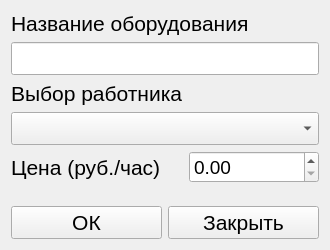
<?xml version="1.0" encoding="UTF-8"?>
<ui version="4.0">
 <class>Form</class>
 <widget class="QWidget" name="Form">
  <property name="geometry">
   <rect>
    <x>0</x>
    <y>0</y>
    <width>330</width>
    <height>250</height>
   </rect>
  </property>
  <property name="minimumSize">
   <size>
    <width>330</width>
    <height>250</height>
   </size>
  </property>
  <property name="maximumSize">
   <size>
    <width>330</width>
    <height>250</height>
   </size>
  </property>
  <property name="windowTitle">
   <string>Оборудование</string>
  </property>
  <layout class="QGridLayout" name="gridLayout">
   <item row="6" column="0" colspan="2">
    <layout class="QHBoxLayout" name="horizontalLayout">
     <item>
      <widget class="QPushButton" name="ok">
       <property name="font">
        <font>
         <pointsize>16</pointsize>
        </font>
       </property>
       <property name="text">
        <string>ОК</string>
       </property>
      </widget>
     </item>
     <item>
      <widget class="QPushButton" name="close">
       <property name="font">
        <font>
         <pointsize>16</pointsize>
        </font>
       </property>
       <property name="text">
        <string>Закрыть</string>
       </property>
      </widget>
     </item>
    </layout>
   </item>
   <item row="2" column="0">
    <widget class="QLabel" name="worker_label">
     <property name="font">
      <font>
       <pointsize>16</pointsize>
      </font>
     </property>
     <property name="text">
      <string>Выбор работника</string>
     </property>
    </widget>
   </item>
   <item row="4" column="0">
    <widget class="QLabel" name="price_label">
     <property name="font">
      <font>
       <pointsize>16</pointsize>
      </font>
     </property>
     <property name="text">
      <string>Цена (руб./час)</string>
     </property>
    </widget>
   </item>
   <item row="3" column="0" colspan="2">
    <widget class="QComboBox" name="workers">
     <property name="font">
      <font>
       <pointsize>16</pointsize>
      </font>
     </property>
    </widget>
   </item>
   <item row="1" column="0" colspan="2">
    <widget class="QLineEdit" name="title">
     <property name="font">
      <font>
       <pointsize>16</pointsize>
      </font>
     </property>
    </widget>
   </item>
   <item row="0" column="0" colspan="2">
    <widget class="QLabel" name="title_lebel">
     <property name="font">
      <font>
       <pointsize>16</pointsize>
      </font>
     </property>
     <property name="text">
      <string>Название оборудования</string>
     </property>
    </widget>
   </item>
   <item row="4" column="1">
    <widget class="QDoubleSpinBox" name="price">
     <property name="font">
      <font>
       <pointsize>14</pointsize>
      </font>
     </property>
    </widget>
   </item>
   <item row="5" column="0" colspan="2">
    <spacer name="verticalSpacer">
     <property name="orientation">
      <enum>Qt::Vertical</enum>
     </property>
     <property name="sizeHint" stdset="0">
      <size>
       <width>20</width>
       <height>40</height>
      </size>
     </property>
    </spacer>
   </item>
  </layout>
 </widget>
 <resources/>
 <connections/>
</ui>
